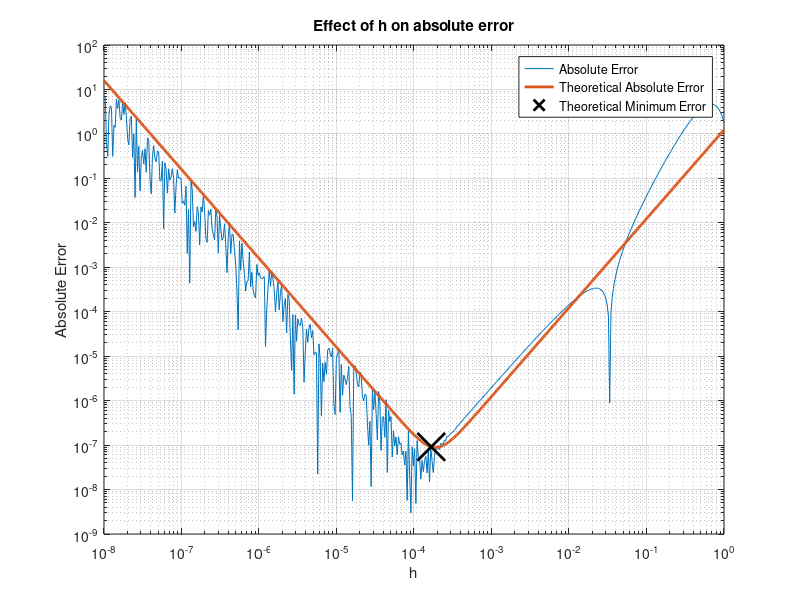

The MATLAB script that drew this image:
f = @(x) sin(x).^3;
% numerical second derivative 
d2 = @(f, x, h) (2*f(x) - 5*f(x + h) + 4*f(x + 2*h) - f(x + 3*h))./(h.^2);
% true second derivative
d2True = @(x) -3*sin(x)^3 + 3*cos(x)*sin(2*x);
% true fourth derivative
d4True = @(x) -24*cos(x)*sin(2*x) + 9*sin(x)^3 - 12*sin(x)*cos(2*x);

% x value to find derivative at
x = 1;

h = logspace(-8,0,500);

df2 = d2(f, x, h);
err = abs(df2 - d2True(x));
errTheoretical = @(h) (11/12)*h.^2*f(x)*2.26 + (12*f(x)*eps)./(h.^2);
hstar = nthroot((144*eps*f(x))/(11*abs(d4True(x))), 4);
estar = errTheoretical(hstar);

loglog(h,err,h, errTheoretical(h),"LineWidth",2);

hold on
plot(hstar,estar,"kx","MarkerSize",20, "LineWidth",2);

legend("Absolute Error", "Theoretical Absolute Error",...
    "Theoretical Minimum Error")
grid on
xlabel("h")
ylabel("Absolute Error")
title("Effect of h on absolute error")